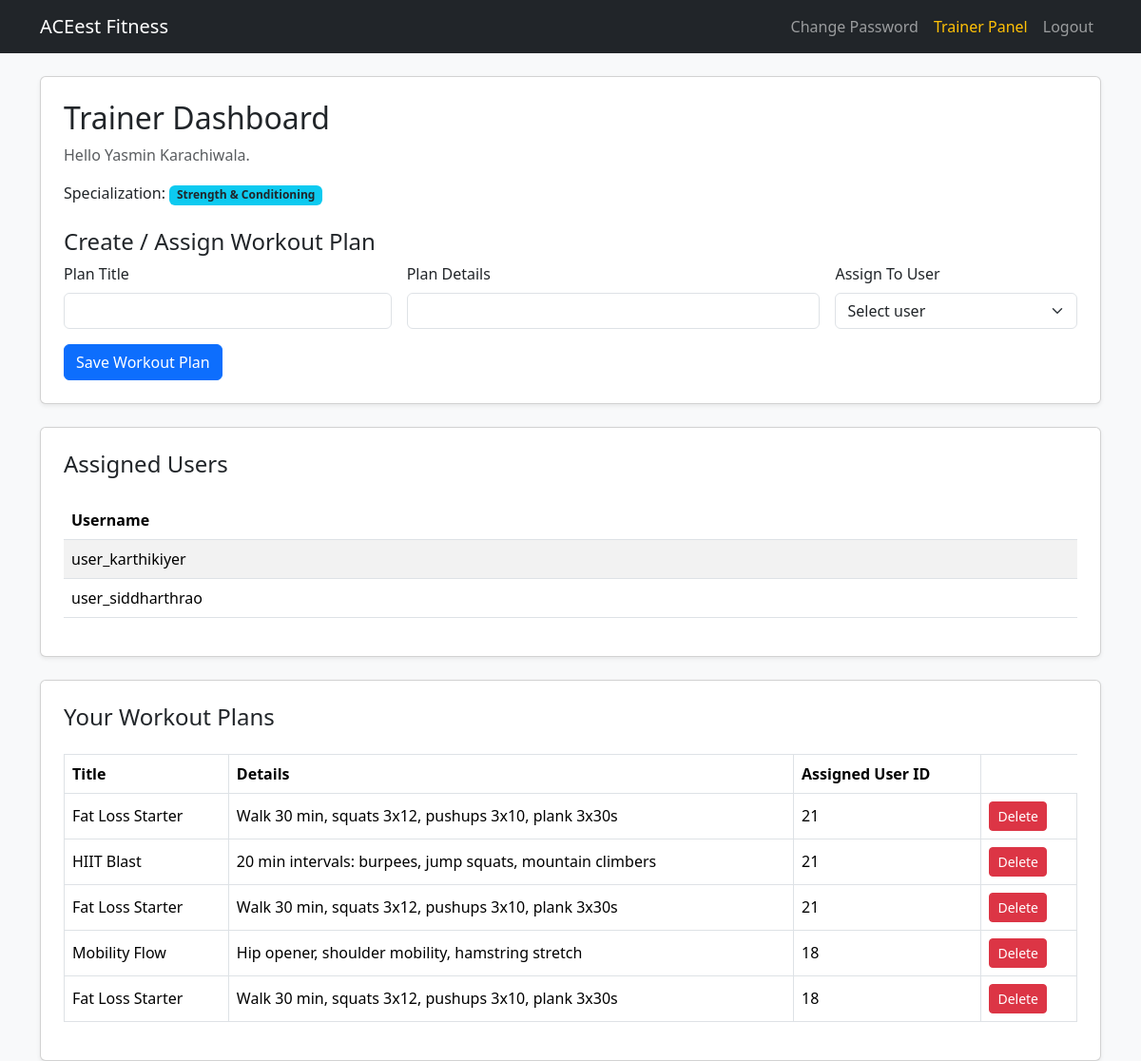
/trainer (signed in), run on the app's committed database.
### app.py (models this page shows)
class Trainer(db.Model):
    id = db.Column(db.Integer, primary_key=True)
    user_id = db.Column(db.Integer, db.ForeignKey('user.id'), unique=True, nullable=False)
    name = db.Column(db.String(100), nullable=False)
    specialization = db.Column(db.String(100), nullable=False)
    user = db.relationship('User', backref=db.backref('trainer_profile', uselist=False), foreign_keys=[user_id])

class User(db.Model, UserMixin):
    id = db.Column(db.Integer, primary_key=True)
    username = db.Column(db.String(150), unique=True, nullable=False)
    password = db.Column(db.String(150), nullable=False)
    role = db.Column(db.String(50), default='user')
    trainer_id = db.Column(db.Integer, db.ForeignKey('user.id'))
    assigned_trainer = db.relationship(
        'User',
        remote_side=[id],
        foreign_keys=[trainer_id],
        backref=db.backref('assigned_users', lazy='dynamic'),
        lazy='joined',
    )

class WorkoutPlan(db.Model):
    id = db.Column(db.Integer, primary_key=True)
    title = db.Column(db.String(150), nullable=False)
    details = db.Column(db.Text, nullable=False)
    trainer_id = db.Column(db.Integer, db.ForeignKey('user.id'), nullable=False)
    user_id = db.Column(db.Integer, db.ForeignKey('user.id'), nullable=False)
    trainer = db.relationship('User', foreign_keys=[trainer_id], backref='created_workout_plans')
    user = db.relationship('User', foreign_keys=[user_id], backref='workout_plans')

### app.py (the view)
@app.route('/trainer')
@login_required
@role_required('trainer')
def trainer_dashboard():
    trainer_profile = Trainer.query.filter_by(user_id=current_user.id).first()
    assigned_users = User.query.filter_by(trainer_id=current_user.id, role='user').order_by(User.username).all()
    workout_plans = WorkoutPlan.query.filter_by(trainer_id=current_user.id).order_by(WorkoutPlan.id.desc()).all()
    return render_template(
        'trainer_dashboard.html',
        trainer_profile=trainer_profile,
        assigned_users=assigned_users,
        workout_plans=workout_plans,
    )

### app.py (called while the page is built)
@login_manager.user_loader
def load_user(user_id):
    return db.session.get(User, int(user_id))

def role_required(*roles):
    def decorator(view_function):
        @wraps(view_function)
        def wrapped_view(*args, **kwargs):
            if not current_user.is_authenticated:
                return login_manager.unauthorized()
            if current_user.role not in roles:
                flash('Access denied.', 'danger')
                return redirect(url_for('dashboard'))
            return view_function(*args, **kwargs)
        return wrapped_view
    return decorator

### templates/trainer_dashboard.html (shortened to what this page needs)
{% extends "base.html" %}
{% block content %}
<div class="card shadow-sm p-4 mb-4">
    <h2 class="mb-2">Trainer Dashboard</h2>
    <p class="text-muted">Hello {{ trainer_profile.name if trainer_profile else current_user.username }}.</p>
    <p class="mb-4">Specialization: <span class="badge bg-info text-dark">{{ trainer_profile.specialization if trainer_profile else 'Not set' }}</span></p>
    <h4>Create / Assign Workout Plan</h4>
    <form method="POST" action="{{ url_for('create_workout_plan') }}" class="row g-3">
        <div class="col-md-4">
            <label class="form-label">Plan Title</label>
            <input type="text" name="title" class="form-control" required>
        </div>
        <div class="col-md-5">
            <label class="form-label">Plan Details</label>
            <input type="text" name="details" class="form-control" required>
        </div>
        <div class="col-md-3">
            <label class="form-label">Assign To User</label>
            <select name="user_id" class="form-select" required>
                <option value="">Select user</option>
            </select>
        </div>
        <div class="col-12">
            <button type="submit" class="btn btn-primary">Save Workout Plan</button>
        </div>
    </form>
</div>
<div class="card shadow-sm p-4 mb-4">
    <h4>Assigned Users</h4>
    <div class="table-responsive mt-3">
        <table class="table table-striped align-middle">
            <thead>
                <tr>
                    <th>Username</th>
                </tr>
            </thead>
            <tbody>
                {% for user in assigned_users %}
                    <tr>
                        <td>{{ user.username }}</td>
                    </tr>
                {% else %}
                    <tr>
                        <td class="text-muted">No users assigned yet.</td>
                    </tr>
                {% endfor %}
            </tbody>
        </table>
    </div>
</div>
<div class="card shadow-sm p-4">
    <h4>Your Workout Plans</h4>
    <div class="table-responsive mt-3">
        <table class="table table-bordered align-middle">
            <thead>
                <tr>
                    <th>Title</th>
                    <th>Details</th>
                    <th>Assigned User ID</th>
                </tr>
            </thead>
            <tbody>
                {% for plan in workout_plans %}
                    <tr>
                        <td>{{ plan.title }}</td>
                        <td>{{ plan.details }}</td>
                        <td>{{ plan.user_id }}</td>
                        <td>
                            <form method="POST" action="{{ url_for('delete_workout_plan', plan_id=plan.id) }}" onsubmit="return confirm('Delete this workout plan?');">
                                <button type="submit" class="btn btn-sm btn-danger">Delete</button>
                            </form>
                        </td>
                    </tr>
                {% else %}
                    <tr>
                        <td colspan="4" class="text-muted">No workout plans added yet.</td>
                    </tr>
                {% endfor %}
            </tbody>
        </table>
    </div>
</div>
{% endblock %}

### data on the page
Trainer: name "Yasmin Karachiwala", specialization "Strength & Conditioning"
User: username "user_karthikiyer"
User: username "user_siddharthrao"
WorkoutPlan: title "Fat Loss Starter", details "Walk 30 min, squats 3x12, pushups 3x10, plank 3x30s", user_id "21"
WorkoutPlan: title "HIIT Blast", details "20 min intervals: burpees, jump squats, mountain climbers", user_id "21"
WorkoutPlan: title "Fat Loss Starter", details "Walk 30 min, squats 3x12, pushups 3x10, plank 3x30s", user_id "21"
WorkoutPlan: title "Mobility Flow", details "Hip opener, shoulder mobility, hamstring stretch", user_id "18"
WorkoutPlan: title "Fat Loss Starter", details "Walk 30 min, squats 3x12, pushups 3x10, plank 3x30s", user_id "18"
